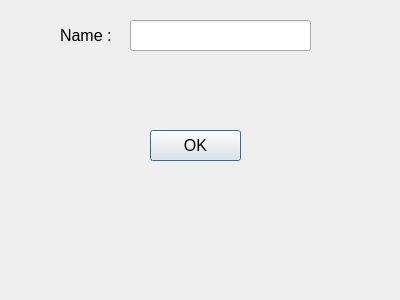
<?xml version="1.0" encoding="UTF-8"?>
<ui version="4.0">
 <class>Dialog</class>
 <widget class="QDialog" name="Dialog">
  <property name="geometry">
   <rect>
    <x>0</x>
    <y>0</y>
    <width>400</width>
    <height>300</height>
   </rect>
  </property>
  <property name="windowTitle">
   <string>Dialog</string>
  </property>
  <widget class="QLabel" name="label">
   <property name="geometry">
    <rect>
     <x>60</x>
     <y>20</y>
     <width>61</width>
     <height>31</height>
    </rect>
   </property>
   <property name="font">
    <font>
     <pointsize>12</pointsize>
    </font>
   </property>
   <property name="text">
    <string>Name :</string>
   </property>
  </widget>
  <widget class="QLineEdit" name="lineEdit">
   <property name="geometry">
    <rect>
     <x>130</x>
     <y>20</y>
     <width>181</width>
     <height>31</height>
    </rect>
   </property>
   <property name="font">
    <font>
     <pointsize>12</pointsize>
    </font>
   </property>
  </widget>
  <widget class="QLabel" name="label_2">
   <property name="geometry">
    <rect>
     <x>50</x>
     <y>230</y>
     <width>301</width>
     <height>31</height>
    </rect>
   </property>
   <property name="font">
    <font>
     <pointsize>12</pointsize>
    </font>
   </property>
   <property name="text">
    <string/>
   </property>
  </widget>
  <widget class="QPushButton" name="pushButton">
   <property name="geometry">
    <rect>
     <x>150</x>
     <y>130</y>
     <width>91</width>
     <height>31</height>
    </rect>
   </property>
   <property name="font">
    <font>
     <pointsize>12</pointsize>
    </font>
   </property>
   <property name="text">
    <string>OK</string>
   </property>
  </widget>
 </widget>
 <resources/>
 <connections/>
</ui>
